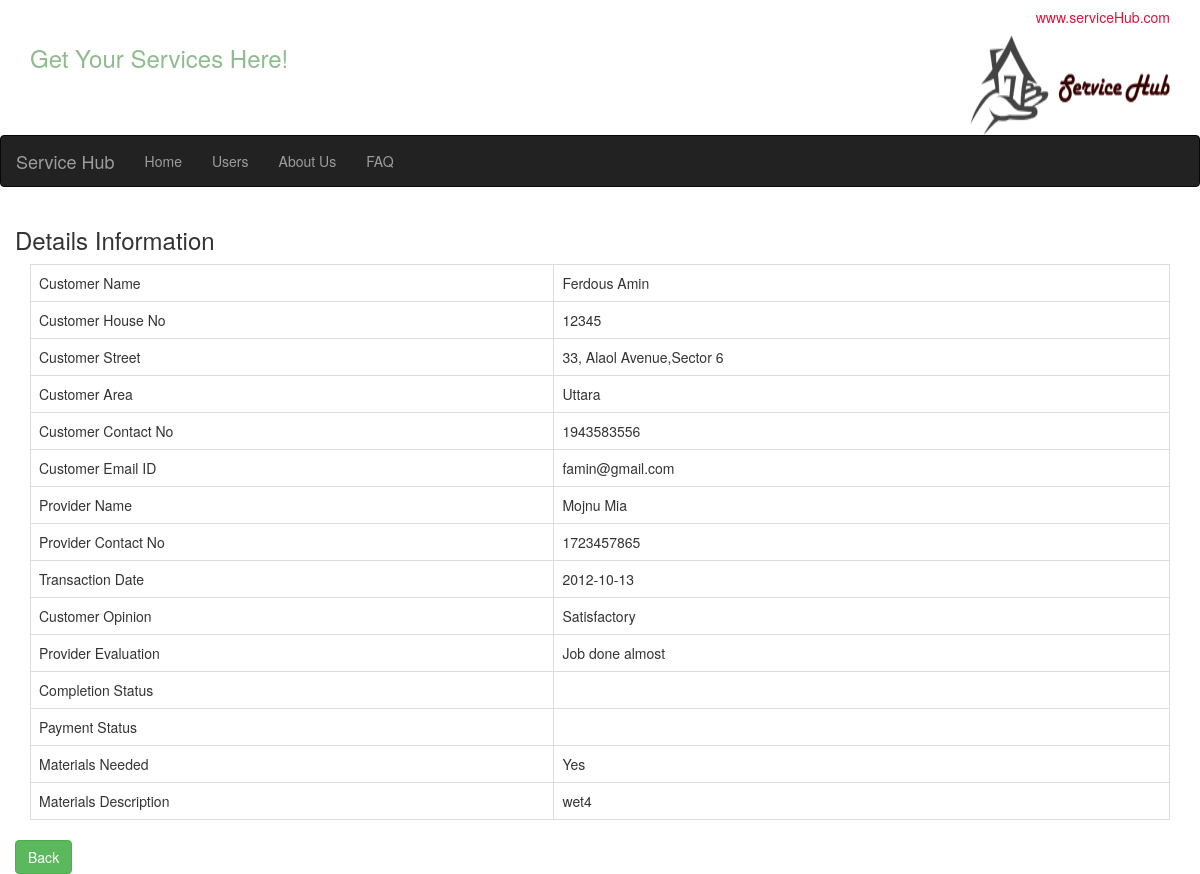
Screenshot of /customer_read.php?Name=Ferdous Amin with the database file from the repository.
### tables this page shows
CREATE TABLE `customer` (
  `Customer_ID` int(10) NOT NULL,
  `Name` varchar(30) DEFAULT NULL,
  `House_No` int(5) DEFAULT NULL,
  `Street` varchar(30) DEFAULT NULL,
  `Area` varchar(30) DEFAULT NULL,
  `Contact_No` int(15) DEFAULT NULL,
  `email` varchar(30) DEFAULT NULL
);

CREATE TABLE `provider` (
  `Provider_ID` int(10) NOT NULL,
  `Name` varchar(30) DEFAULT NULL,
  `Age` int(3) DEFAULT NULL,
  `Salary_Per_Hour` int(5) DEFAULT NULL,
  `Working_Since` int(4) DEFAULT NULL,
  `Contact_No` int(15) DEFAULT NULL,
  `Service_CategoryService_ID` int(10) NOT NULL,
  `LocationLocation_ID` int(10) NOT NULL,
  `email` varchar(30) DEFAULT NULL
);

CREATE TABLE `history` (
  `History_ID` int(10) NOT NULL,
  `Transaction_Date` date DEFAULT NULL,
  `Customer_Comment` varchar(100) DEFAULT NULL,
  `Provider_Comment` varchar(100) DEFAULT NULL,
  `ProviderProvider_ID` int(10) NOT NULL,
  `Completion_Status` varchar(20) DEFAULT NULL,
  `Payment_Status` varchar(20) DEFAULT NULL,
  `CustomerCustomer_ID` int(10) NOT NULL,
  `Service_CategoryService_ID` int(10) NOT NULL
);

CREATE TABLE `materials` (
  `Material_ID` int(10) NOT NULL,
  `Item_Name` varchar(30) DEFAULT NULL,
  `HistoryHistory_ID` int(10) NOT NULL,
  `Item_Description` varchar(30) DEFAULT NULL
);

### customer_read.php (the view, shortened to what this page needs)
<?php
	$Name = null;
	if ( !empty($_GET['Name'])) {
		$Name = $_REQUEST['Name'];
	}
	if ( null==$Name ) {
		header("Location: customers.php");
	} else {
		$pdo = Database::connect();
		$pdo->setAttribute(PDO::ATTR_ERRMODE, PDO::ERRMODE_EXCEPTION);
		$sql = "SELECT customer.Name AS CName,customer.House_No,customer.Street,customer.Area,customer.Contact_No AS CContact_No,customer.email,
		provider.Name AS PName,provider.Contact_No AS PContact_No,
		history.Transaction_Date,history.Customer_Comment,history.Provider_Comment,history.Completion_Status,history.Payment_Status,
		materials.Item_Name,materials.Item_Description
		FROM customer JOIN history ON customer.Customer_ID=history.CustomerCustomer_ID
		JOIN provider ON history.ProviderProvider_ID=provider.Provider_ID
		JOIN materials ON history.History_ID=materials.HistoryHistory_ID
		WHERE customer.Name='$Name'";
		$q = $pdo->prepare($sql);
		$q->execute();
		$data = $q->fetch(PDO::FETCH_ASSOC);
	}
?>
<!DOCTYPE html>
<html lang="en">
<head>
  <link rel="stylesheet" href="http://maxcdn.bootstrapcdn.com/bootstrap/3.3.5/css/bootstrap.min.css">
</head>
<body>
<div class="container">
	<h5 style="color:crimson;"align="right">www.serviceHub.com</h5>
    <img src="servicehub.jpg" class="img-rounded" alt="Service Hub" width="200" height="100" align="right">
    <h3 style="color:darkseagreen;"align="left">Get Your Services Here!</h3>
</div>
<nav class="navbar navbar-inverse">
  <div class="container-fluid">
    <div class="navbar-header">
     <a class="navbar-brand" href="#">Service Hub</a>
    </div>
    <div>
      <ul class="nav navbar-nav">
        <li><a href="Home.php">Home</a></li>
        <li><a href="customers.php">Users</a></li>
        <li><a href="About Us.php">About Us</a></li>
        <li><a href="FAQ.php">FAQ</a></li>
      </ul>
    </div>
  </div>
</nav>
<div class="container">
					  <div class="row">
		    			<h3>Details Information</h3>
		    		</div>
					  <table class="table table-bordered">
    <tbody>
      <tr>
        <td>Customer Name</td>
        <td><?php echo $data['CName'];?></td>
      </tr>
      <tr>
        <td>Customer House No</td>
        <td><?php echo $data['House_No'];?></td>
      </tr>
      <tr>
        <td>Customer Street</td>
        <td><?php echo $data['Street'];?></td>
      </tr>
      <tr>
        <td>Customer Area</td>
        <td><?php echo $data['Area'];?></td>
      </tr>
      <tr>
        <td>Customer Contact No</td>
        <td><?php echo $data['CContact_No'];?></td>
      </tr>
      <tr>
        <td>Customer Email ID</td>
        <td><?php echo $data['email'];?></td>
      </tr>
      <tr>
        <td>Provider Name</td>
        <td><?php echo $data['PName'];?></td>
      </tr>
      <tr>
        <td>Provider Contact No</td>
        <td><?php echo $data['PContact_No'];?></td>
      </tr>
       <tr>
        <td>Transaction Date</td>
        <td><?php echo $data['Transaction_Date'];?></td>
      </tr>
      <tr>
        <td>Customer Opinion</td>
        <td><?php echo $data['Customer_Comment'];?></td>
      </tr>
      <tr>
        <td>Provider Evaluation</td>
        <td><?php echo $data['Provider_Comment'];?></td>
      </tr>
      <tr>
        <td>Completion Status</td>
        <td><?php echo $data['Completion_Status'];?></td>
      </tr>
      <tr>
        <td>Payment Status</td>
        <td><?php echo $data['Payment_Status'];?></td>
      </tr>
       <tr>
        <td>Materials Needed</td>
        <td><?php echo $data['Item_Name'];?></td>
      </tr>
      <tr>
        <td>Materials Description</td>
        <td><?php echo $data['Item_Description'];?></td>
      </tr>
    </tbody>
  </table>
    <div class="row">
    					<a href="customers.php" class="btn btn-success">Back</a>
    				  </div>
    </div>
</body>
</html>

### rows the page displays
customer: Name "Ferdous Amin", House_No "12345", Street "33, Alaol Avenue,Sector 6", Area "Uttara", Contact_No "1943583556", email "famin@gmail.com", provider.Name "Mojnu Mia", provider.Contact_No "1723457865", history.Transaction_Date "2012-10-13", history.Customer_Comment "Satisfactory", history.Provider_Comment "Job done almost", materials.Item_Name "Yes", materials.Item_Description "wet4"
